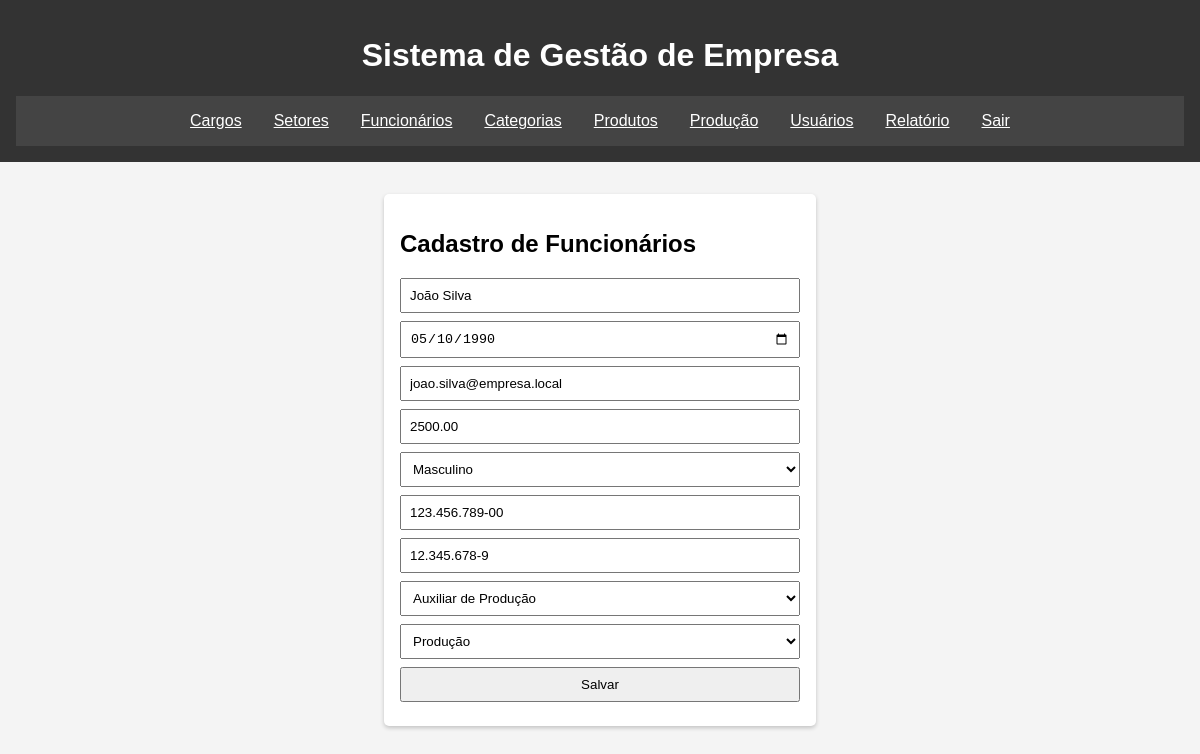
/salvar-funcionarios.php?id=1, run on the app's committed database.
### tables this page shows
CREATE TABLE `funcionarios` (
  `FuncionarioID` INT NOT NULL AUTO_INCREMENT,
  `Nome` VARCHAR(200) NOT NULL,
  `DataNascimento` DATE DEFAULT NULL,
  `Email` VARCHAR(200) DEFAULT NULL,
  `Salario` DECIMAL(10,2) DEFAULT 0.00,
  `Sexo` CHAR(1) DEFAULT NULL,
  `CPF` VARCHAR(30) DEFAULT NULL,
  `RG` VARCHAR(30) DEFAULT NULL,
  `CargoID` INT DEFAULT NULL,
  `SetorID` INT DEFAULT NULL,
  PRIMARY KEY (`FuncionarioID`),
  KEY `fk_funcionarios_cargo` (`CargoID`),
  KEY `fk_funcionarios_setor` (`SetorID`),
  CONSTRAINT `fk_funcionarios_cargo` FOREIGN KEY (`CargoID`) REFERENCES `cargos` (`CargoID`) ON DELETE SET NULL ON UPDATE CASCADE,
  CONSTRAINT `fk_funcionarios_setor` FOREIGN KEY (`SetorID`) REFERENCES `setor` (`SetorID`) ON DELETE SET NULL ON UPDATE CASCADE
);

### salvar-funcionarios.php (the view, shortened to what this page needs)
<?php
include_once './include/conexao.php';
include_once './include/header.php';
$id = isset($_GET['id']) ? intval($_GET['id']) : null;
$nome = '';
$salario = '';
$cpf = '';
$rg = '';
$email = '';
$dataNascimento = '';
$sexo = '';
$cargo = '';
$setor = '';
if ($id) {
  $sql = "SELECT FuncionarioID, Nome, DataNascimento, Email, Salario, Sexo, CPF, RG, CargoID, SetorID FROM funcionarios WHERE FuncionarioID = $id";
  $resultado = mysqli_query($conexao, $sql);
  if ($row = mysqli_fetch_assoc($resultado)) {
    $nome = $row['Nome'];
    $salario = $row['Salario'];
    $cpf = $row['CPF'];
    $rg = $row['RG'];
    $email = $row['Email'];
    $dataNascimento = $row['DataNascimento'];
    $sexo = $row['Sexo'];
    $cargo = $row['CargoID'];
    $setor = $row['SetorID'];
  }
}
?>
  <main>
    <div id="funcionarios" class="tela">
    <form class="crud-form" method="post" action="">
          <h2>Cadastro de Funcionários</h2>
          <input type="text" name="nome" placeholder="Nome" value="<?php echo htmlspecialchars($nome) ?>" required>
          <input type="date" name="data_nascimento" placeholder="Data de Nascimento" value="<?php echo htmlspecialchars($dataNascimento)?>">
          <input type="email" name="email" placeholder="Email" value="<?php echo htmlspecialchars($email)?>">
          <input type="number" step="0.01" name="salario" placeholder="Salário" value="<?php echo htmlspecialchars($salario)?>">
          <select name="sexo">
            <option value="M" <?php echo ($sexo=='M') ? 'selected' : '' ?>>Masculino</option>
          </select>
          <input type="text" name="cpf" placeholder="CPF" value="<?php echo htmlspecialchars($cpf)?>">
          <input type="text" name="rg" placeholder="RG" value="<?php echo htmlspecialchars($rg)?>">
          <select name="cargo" required>
            <?php
            $sqlCargo = 'SELECT CargoID, Nome FROM cargos';
            $resCargo = mysqli_query($conexao, $sqlCargo);
            while ($c = mysqli_fetch_assoc($resCargo)) {
              $sel = ($cargo == $c['CargoID']) ? 'selected' : '';
              echo '<option value="'.$c['CargoID'].'" '.$sel.'>'.$c['Nome'].'</option>';
            }
            ?>
          </select>
          <select name="setor" required>
            <?php
            $sqlSetor = 'SELECT SetorID, Nome FROM setor';
            $resSetor = mysqli_query($conexao, $sqlSetor);
            while ($s = mysqli_fetch_assoc($resSetor)) {
              $sel = ($setor == $s['SetorID']) ? 'selected' : '';
              echo '<option value="'.$s['SetorID'].'" '.$sel.'>'.$s['Nome'].'</option>';
            }
            ?>
          </select>
          <button type="submit">Salvar</button>
        </form>
      </div>
  </main>
  <?php
  include_once './include/footer.php';
  ?>

### style.css (style rules this page uses)
body { font-family: Arial, sans-serif; background-color: #f4f4f4; margin: 0; padding: 0; }
.tela { padding: 2rem; }
.login-form, .crud-form { background-color: white; padding: 1rem; border-radius: 5px; max-width: 400px; margin: auto; box-shadow: 0 2px 4px rgba(0,0,0,0.2); }
input, textarea { display: block; width: 95%; margin: 0.5rem 0; padding: 0.5rem; }
button,select { display: block; width: 100%; margin: 0.5rem 0; padding: 0.5rem; }

### data on the page
funcionarios: nome "João Silva", data_nascimento "05/10/1990", email "joao.silva@empresa.local", salario "2500.00", sexo "Masculino", cpf "123.456.789-00", rg "12.345.678-9"

### other printed values
form field cargo "Auxiliar de Produção"
form field setor "Produção"
